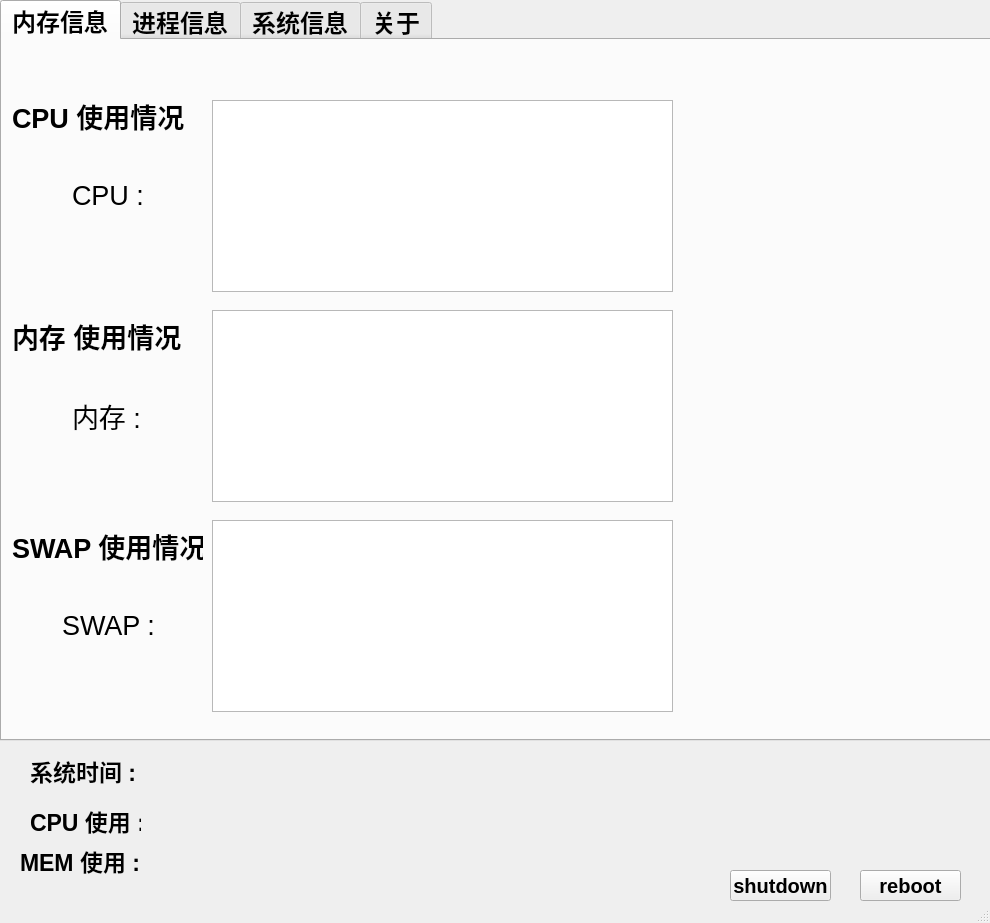
<?xml version="1.0" encoding="UTF-8"?>
<ui version="4.0">
 <class>MainWindow</class>
 <widget class="QMainWindow" name="MainWindow">
  <property name="geometry">
   <rect>
    <x>0</x>
    <y>0</y>
    <width>990</width>
    <height>923</height>
   </rect>
  </property>
  <property name="windowTitle">
   <string>MainWindow</string>
  </property>
  <widget class="QWidget" name="centralwidget">
   <widget class="QTabWidget" name="tabWidget">
    <property name="geometry">
     <rect>
      <x>0</x>
      <y>0</y>
      <width>991</width>
      <height>741</height>
     </rect>
    </property>
    <property name="font">
     <font>
      <pointsize>18</pointsize>
      <weight>75</weight>
      <bold>true</bold>
     </font>
    </property>
    <property name="currentIndex">
     <number>0</number>
    </property>
    <widget class="QWidget" name="tab">
     <attribute name="title">
      <string>内存信息</string>
     </attribute>
     <widget class="QChartView" name="graphicsView">
      <property name="geometry">
       <rect>
        <x>210</x>
        <y>60</y>
        <width>461</width>
        <height>192</height>
       </rect>
      </property>
     </widget>
     <widget class="QLabel" name="label_3">
      <property name="geometry">
       <rect>
        <x>10</x>
        <y>60</y>
        <width>191</width>
        <height>31</height>
       </rect>
      </property>
      <property name="font">
       <font>
        <pointsize>20</pointsize>
        <weight>75</weight>
        <bold>true</bold>
       </font>
      </property>
      <property name="text">
       <string>CPU 使用情况</string>
      </property>
     </widget>
     <widget class="QLabel" name="label_4">
      <property name="geometry">
       <rect>
        <x>70</x>
        <y>140</y>
        <width>81</width>
        <height>31</height>
       </rect>
      </property>
      <property name="font">
       <font>
        <pointsize>20</pointsize>
        <weight>50</weight>
        <bold>false</bold>
       </font>
      </property>
      <property name="text">
       <string>CPU : </string>
      </property>
     </widget>
     <widget class="QLabel" name="label_5">
      <property name="geometry">
       <rect>
        <x>10</x>
        <y>280</y>
        <width>191</width>
        <height>31</height>
       </rect>
      </property>
      <property name="font">
       <font>
        <pointsize>20</pointsize>
        <weight>75</weight>
        <bold>true</bold>
       </font>
      </property>
      <property name="text">
       <string>内存 使用情况</string>
      </property>
     </widget>
     <widget class="QChartView" name="graphicsView_2">
      <property name="geometry">
       <rect>
        <x>210</x>
        <y>270</y>
        <width>461</width>
        <height>192</height>
       </rect>
      </property>
     </widget>
     <widget class="QLabel" name="label_6">
      <property name="geometry">
       <rect>
        <x>70</x>
        <y>360</y>
        <width>81</width>
        <height>31</height>
       </rect>
      </property>
      <property name="font">
       <font>
        <pointsize>20</pointsize>
        <weight>50</weight>
        <bold>false</bold>
       </font>
      </property>
      <property name="text">
       <string>内存 :</string>
      </property>
     </widget>
     <widget class="QLabel" name="label_7">
      <property name="geometry">
       <rect>
        <x>10</x>
        <y>490</y>
        <width>191</width>
        <height>31</height>
       </rect>
      </property>
      <property name="font">
       <font>
        <pointsize>20</pointsize>
        <weight>75</weight>
        <bold>true</bold>
       </font>
      </property>
      <property name="text">
       <string>SWAP 使用情况</string>
      </property>
     </widget>
     <widget class="QChartView" name="graphicsView_3">
      <property name="geometry">
       <rect>
        <x>210</x>
        <y>480</y>
        <width>461</width>
        <height>192</height>
       </rect>
      </property>
     </widget>
     <widget class="QLabel" name="label_8">
      <property name="geometry">
       <rect>
        <x>60</x>
        <y>570</y>
        <width>101</width>
        <height>31</height>
       </rect>
      </property>
      <property name="font">
       <font>
        <pointsize>20</pointsize>
        <weight>50</weight>
        <bold>false</bold>
       </font>
      </property>
      <property name="text">
       <string>SWAP :</string>
      </property>
     </widget>
     <widget class="QLabel" name="label_9">
      <property name="geometry">
       <rect>
        <x>700</x>
        <y>310</y>
        <width>241</width>
        <height>31</height>
       </rect>
      </property>
      <property name="font">
       <font>
        <pointsize>16</pointsize>
        <weight>75</weight>
        <bold>true</bold>
       </font>
      </property>
      <property name="text">
       <string/>
      </property>
     </widget>
     <widget class="QLabel" name="label_10">
      <property name="geometry">
       <rect>
        <x>700</x>
        <y>350</y>
        <width>241</width>
        <height>31</height>
       </rect>
      </property>
      <property name="font">
       <font>
        <pointsize>16</pointsize>
        <weight>75</weight>
        <bold>true</bold>
       </font>
      </property>
      <property name="text">
       <string/>
      </property>
     </widget>
     <widget class="QLabel" name="label_11">
      <property name="geometry">
       <rect>
        <x>700</x>
        <y>390</y>
        <width>241</width>
        <height>51</height>
       </rect>
      </property>
      <property name="font">
       <font>
        <pointsize>19</pointsize>
        <weight>75</weight>
        <bold>true</bold>
       </font>
      </property>
      <property name="text">
       <string/>
      </property>
     </widget>
     <widget class="QLabel" name="label_12">
      <property name="geometry">
       <rect>
        <x>700</x>
        <y>520</y>
        <width>241</width>
        <height>31</height>
       </rect>
      </property>
      <property name="font">
       <font>
        <pointsize>16</pointsize>
        <weight>75</weight>
        <bold>true</bold>
       </font>
      </property>
      <property name="text">
       <string/>
      </property>
     </widget>
     <widget class="QLabel" name="label_13">
      <property name="geometry">
       <rect>
        <x>700</x>
        <y>560</y>
        <width>241</width>
        <height>31</height>
       </rect>
      </property>
      <property name="font">
       <font>
        <pointsize>16</pointsize>
        <weight>75</weight>
        <bold>true</bold>
       </font>
      </property>
      <property name="text">
       <string/>
      </property>
     </widget>
     <widget class="QLabel" name="label_14">
      <property name="geometry">
       <rect>
        <x>700</x>
        <y>600</y>
        <width>241</width>
        <height>51</height>
       </rect>
      </property>
      <property name="font">
       <font>
        <pointsize>19</pointsize>
        <weight>75</weight>
        <bold>true</bold>
       </font>
      </property>
      <property name="text">
       <string/>
      </property>
     </widget>
    </widget>
    <widget class="QWidget" name="tab_2">
     <attribute name="title">
      <string>进程信息</string>
     </attribute>
     <widget class="QListWidget" name="listWidget">
      <property name="geometry">
       <rect>
        <x>0</x>
        <y>0</y>
        <width>751</width>
        <height>611</height>
       </rect>
      </property>
     </widget>
     <widget class="QPushButton" name="pushButton_3">
      <property name="geometry">
       <rect>
        <x>90</x>
        <y>640</y>
        <width>89</width>
        <height>25</height>
       </rect>
      </property>
      <property name="font">
       <font>
        <pointsize>18</pointsize>
        <weight>75</weight>
        <bold>true</bold>
       </font>
      </property>
      <property name="text">
       <string>kill</string>
      </property>
     </widget>
     <widget class="QLabel" name="label_19">
      <property name="geometry">
       <rect>
        <x>770</x>
        <y>170</y>
        <width>81</width>
        <height>31</height>
       </rect>
      </property>
      <property name="text">
       <string>进程数 :</string>
      </property>
     </widget>
     <widget class="QLabel" name="label_20">
      <property name="geometry">
       <rect>
        <x>860</x>
        <y>170</y>
        <width>81</width>
        <height>31</height>
       </rect>
      </property>
      <property name="font">
       <font>
        <pointsize>16</pointsize>
        <weight>50</weight>
        <bold>false</bold>
       </font>
      </property>
      <property name="text">
       <string/>
      </property>
     </widget>
     <widget class="QLabel" name="label_21">
      <property name="geometry">
       <rect>
        <x>770</x>
        <y>210</y>
        <width>81</width>
        <height>31</height>
       </rect>
      </property>
      <property name="text">
       <string>运行数 :</string>
      </property>
     </widget>
     <widget class="QLabel" name="label_22">
      <property name="geometry">
       <rect>
        <x>860</x>
        <y>210</y>
        <width>81</width>
        <height>31</height>
       </rect>
      </property>
      <property name="font">
       <font>
        <pointsize>16</pointsize>
        <weight>50</weight>
        <bold>false</bold>
       </font>
      </property>
      <property name="text">
       <string/>
      </property>
     </widget>
     <widget class="QLabel" name="label_23">
      <property name="geometry">
       <rect>
        <x>770</x>
        <y>250</y>
        <width>81</width>
        <height>31</height>
       </rect>
      </property>
      <property name="text">
       <string>睡眠数 :</string>
      </property>
     </widget>
     <widget class="QLabel" name="label_24">
      <property name="geometry">
       <rect>
        <x>860</x>
        <y>250</y>
        <width>81</width>
        <height>31</height>
       </rect>
      </property>
      <property name="font">
       <font>
        <pointsize>16</pointsize>
        <weight>50</weight>
        <bold>false</bold>
       </font>
      </property>
      <property name="text">
       <string/>
      </property>
     </widget>
     <widget class="QLabel" name="label_25">
      <property name="geometry">
       <rect>
        <x>770</x>
        <y>290</y>
        <width>81</width>
        <height>31</height>
       </rect>
      </property>
      <property name="text">
       <string>僵死数 :</string>
      </property>
     </widget>
     <widget class="QLabel" name="label_26">
      <property name="geometry">
       <rect>
        <x>860</x>
        <y>290</y>
        <width>81</width>
        <height>31</height>
       </rect>
      </property>
      <property name="font">
       <font>
        <pointsize>16</pointsize>
        <weight>50</weight>
        <bold>false</bold>
       </font>
      </property>
      <property name="text">
       <string/>
      </property>
     </widget>
     <widget class="QLineEdit" name="lineEdit">
      <property name="geometry">
       <rect>
        <x>770</x>
        <y>350</y>
        <width>161</width>
        <height>61</height>
       </rect>
      </property>
     </widget>
     <widget class="QPushButton" name="pushButton_4">
      <property name="geometry">
       <rect>
        <x>800</x>
        <y>420</y>
        <width>111</width>
        <height>25</height>
       </rect>
      </property>
      <property name="font">
       <font>
        <pointsize>16</pointsize>
        <weight>75</weight>
        <bold>true</bold>
       </font>
      </property>
      <property name="text">
       <string>RUN</string>
      </property>
     </widget>
    </widget>
    <widget class="QWidget" name="tab_3">
     <attribute name="title">
      <string>系统信息</string>
     </attribute>
     <widget class="QLabel" name="label_27">
      <property name="geometry">
       <rect>
        <x>30</x>
        <y>20</y>
        <width>131</width>
        <height>41</height>
       </rect>
      </property>
      <property name="text">
       <string>计算机信息</string>
      </property>
     </widget>
     <widget class="QLabel" name="label_28">
      <property name="geometry">
       <rect>
        <x>70</x>
        <y>120</y>
        <width>131</width>
        <height>41</height>
       </rect>
      </property>
      <property name="font">
       <font>
        <pointsize>17</pointsize>
        <weight>50</weight>
        <bold>false</bold>
       </font>
      </property>
      <property name="text">
       <string>CPU名称 :</string>
      </property>
     </widget>
     <widget class="QLabel" name="label_29">
      <property name="geometry">
       <rect>
        <x>70</x>
        <y>160</y>
        <width>131</width>
        <height>41</height>
       </rect>
      </property>
      <property name="font">
       <font>
        <pointsize>17</pointsize>
        <weight>50</weight>
        <bold>false</bold>
       </font>
      </property>
      <property name="text">
       <string>CPU类型 :</string>
      </property>
     </widget>
     <widget class="QLabel" name="label_30">
      <property name="geometry">
       <rect>
        <x>70</x>
        <y>200</y>
        <width>131</width>
        <height>41</height>
       </rect>
      </property>
      <property name="font">
       <font>
        <pointsize>17</pointsize>
        <weight>50</weight>
        <bold>false</bold>
       </font>
      </property>
      <property name="text">
       <string>CPU频率 :</string>
      </property>
     </widget>
     <widget class="QLabel" name="label_31">
      <property name="geometry">
       <rect>
        <x>70</x>
        <y>240</y>
        <width>131</width>
        <height>41</height>
       </rect>
      </property>
      <property name="font">
       <font>
        <pointsize>17</pointsize>
        <weight>50</weight>
        <bold>false</bold>
       </font>
      </property>
      <property name="text">
       <string>CPU大小 :</string>
      </property>
     </widget>
     <widget class="QLabel" name="label_32">
      <property name="geometry">
       <rect>
        <x>190</x>
        <y>130</y>
        <width>571</width>
        <height>41</height>
       </rect>
      </property>
      <property name="font">
       <font>
        <pointsize>16</pointsize>
        <weight>50</weight>
        <bold>false</bold>
       </font>
      </property>
      <property name="text">
       <string/>
      </property>
     </widget>
     <widget class="QLabel" name="label_33">
      <property name="geometry">
       <rect>
        <x>190</x>
        <y>170</y>
        <width>321</width>
        <height>41</height>
       </rect>
      </property>
      <property name="font">
       <font>
        <pointsize>16</pointsize>
        <weight>50</weight>
        <bold>false</bold>
       </font>
      </property>
      <property name="text">
       <string/>
      </property>
     </widget>
     <widget class="QLabel" name="label_34">
      <property name="geometry">
       <rect>
        <x>190</x>
        <y>200</y>
        <width>321</width>
        <height>41</height>
       </rect>
      </property>
      <property name="font">
       <font>
        <pointsize>16</pointsize>
        <weight>50</weight>
        <bold>false</bold>
       </font>
      </property>
      <property name="text">
       <string/>
      </property>
     </widget>
     <widget class="QLabel" name="label_35">
      <property name="geometry">
       <rect>
        <x>190</x>
        <y>240</y>
        <width>321</width>
        <height>41</height>
       </rect>
      </property>
      <property name="font">
       <font>
        <pointsize>16</pointsize>
        <weight>50</weight>
        <bold>false</bold>
       </font>
      </property>
      <property name="text">
       <string/>
      </property>
     </widget>
     <widget class="QLabel" name="label_36">
      <property name="geometry">
       <rect>
        <x>70</x>
        <y>80</y>
        <width>131</width>
        <height>41</height>
       </rect>
      </property>
      <property name="font">
       <font>
        <pointsize>17</pointsize>
        <weight>50</weight>
        <bold>false</bold>
       </font>
      </property>
      <property name="text">
       <string>主机名称 :</string>
      </property>
     </widget>
     <widget class="QLabel" name="label_37">
      <property name="geometry">
       <rect>
        <x>190</x>
        <y>90</y>
        <width>321</width>
        <height>41</height>
       </rect>
      </property>
      <property name="font">
       <font>
        <pointsize>16</pointsize>
        <weight>50</weight>
        <bold>false</bold>
       </font>
      </property>
      <property name="text">
       <string/>
      </property>
     </widget>
     <widget class="QLabel" name="label_38">
      <property name="geometry">
       <rect>
        <x>10</x>
        <y>290</y>
        <width>161</width>
        <height>41</height>
       </rect>
      </property>
      <property name="text">
       <string>操作系统信息</string>
      </property>
     </widget>
     <widget class="QLabel" name="label_39">
      <property name="geometry">
       <rect>
        <x>70</x>
        <y>340</y>
        <width>131</width>
        <height>41</height>
       </rect>
      </property>
      <property name="font">
       <font>
        <pointsize>17</pointsize>
        <weight>50</weight>
        <bold>false</bold>
       </font>
      </property>
      <property name="text">
       <string>系统类型:</string>
      </property>
     </widget>
     <widget class="QLabel" name="label_40">
      <property name="geometry">
       <rect>
        <x>190</x>
        <y>350</y>
        <width>321</width>
        <height>41</height>
       </rect>
      </property>
      <property name="font">
       <font>
        <pointsize>16</pointsize>
        <weight>50</weight>
        <bold>false</bold>
       </font>
      </property>
      <property name="text">
       <string/>
      </property>
     </widget>
     <widget class="QLabel" name="label_41">
      <property name="geometry">
       <rect>
        <x>70</x>
        <y>390</y>
        <width>131</width>
        <height>41</height>
       </rect>
      </property>
      <property name="font">
       <font>
        <pointsize>17</pointsize>
        <weight>50</weight>
        <bold>false</bold>
       </font>
      </property>
      <property name="text">
       <string>系统版本:</string>
      </property>
     </widget>
     <widget class="QLabel" name="label_42">
      <property name="geometry">
       <rect>
        <x>190</x>
        <y>410</y>
        <width>321</width>
        <height>41</height>
       </rect>
      </property>
      <property name="font">
       <font>
        <pointsize>16</pointsize>
        <weight>50</weight>
        <bold>false</bold>
       </font>
      </property>
      <property name="text">
       <string/>
      </property>
     </widget>
     <widget class="QLabel" name="label_43">
      <property name="geometry">
       <rect>
        <x>10</x>
        <y>450</y>
        <width>161</width>
        <height>41</height>
       </rect>
      </property>
      <property name="text">
       <string>系统相关时间</string>
      </property>
     </widget>
     <widget class="QLabel" name="label_46">
      <property name="geometry">
       <rect>
        <x>70</x>
        <y>520</y>
        <width>131</width>
        <height>41</height>
       </rect>
      </property>
      <property name="font">
       <font>
        <pointsize>17</pointsize>
        <weight>50</weight>
        <bold>false</bold>
       </font>
      </property>
      <property name="text">
       <string>运行时间:</string>
      </property>
     </widget>
     <widget class="QLabel" name="label_47">
      <property name="geometry">
       <rect>
        <x>190</x>
        <y>520</y>
        <width>321</width>
        <height>41</height>
       </rect>
      </property>
      <property name="font">
       <font>
        <pointsize>16</pointsize>
        <weight>50</weight>
        <bold>false</bold>
       </font>
      </property>
      <property name="text">
       <string/>
      </property>
     </widget>
    </widget>
    <widget class="QWidget" name="tab_4">
     <attribute name="title">
      <string>关于</string>
     </attribute>
     <widget class="QLabel" name="label_44">
      <property name="geometry">
       <rect>
        <x>100</x>
        <y>90</y>
        <width>131</width>
        <height>51</height>
       </rect>
      </property>
      <property name="text">
       <string>应用名称 :</string>
      </property>
     </widget>
     <widget class="QLabel" name="label_45">
      <property name="geometry">
       <rect>
        <x>230</x>
        <y>90</y>
        <width>161</width>
        <height>51</height>
       </rect>
      </property>
      <property name="font">
       <font>
        <pointsize>16</pointsize>
        <weight>50</weight>
        <bold>false</bold>
       </font>
      </property>
      <property name="text">
       <string>Monitor</string>
      </property>
     </widget>
     <widget class="QLabel" name="label_48">
      <property name="geometry">
       <rect>
        <x>150</x>
        <y>140</y>
        <width>71</width>
        <height>51</height>
       </rect>
      </property>
      <property name="text">
       <string> 作者:</string>
      </property>
     </widget>
     <widget class="QLabel" name="label_49">
      <property name="geometry">
       <rect>
        <x>230</x>
        <y>140</y>
        <width>161</width>
        <height>51</height>
       </rect>
      </property>
      <property name="font">
       <font>
        <pointsize>16</pointsize>
        <weight>50</weight>
        <bold>false</bold>
       </font>
      </property>
      <property name="text">
       <string>FZJ</string>
      </property>
     </widget>
     <widget class="QLabel" name="label_50">
      <property name="geometry">
       <rect>
        <x>150</x>
        <y>190</y>
        <width>71</width>
        <height>51</height>
       </rect>
      </property>
      <property name="text">
       <string> 时间:</string>
      </property>
     </widget>
     <widget class="QLabel" name="label_51">
      <property name="geometry">
       <rect>
        <x>230</x>
        <y>190</y>
        <width>161</width>
        <height>51</height>
       </rect>
      </property>
      <property name="font">
       <font>
        <pointsize>16</pointsize>
        <weight>50</weight>
        <bold>false</bold>
       </font>
      </property>
      <property name="text">
       <string>2022.3.13</string>
      </property>
     </widget>

    </widget>
   </widget>
   <widget class="QPushButton" name="pushButton">
    <property name="geometry">
     <rect>
      <x>730</x>
      <y>870</y>
      <width>101</width>
      <height>31</height>
     </rect>
    </property>
    <property name="font">
     <font>
      <pointsize>15</pointsize>
      <weight>75</weight>
      <italic>false</italic>
      <bold>true</bold>
     </font>
    </property>
    <property name="text">
     <string>shutdown</string>
    </property>
   </widget>
   <widget class="QPushButton" name="pushButton_2">
    <property name="geometry">
     <rect>
      <x>860</x>
      <y>870</y>
      <width>101</width>
      <height>31</height>
     </rect>
    </property>
    <property name="font">
     <font>
      <pointsize>15</pointsize>
      <weight>75</weight>
      <bold>true</bold>
     </font>
    </property>
    <property name="text">
     <string>reboot</string>
    </property>
   </widget>
   <widget class="QLabel" name="label">
    <property name="geometry">
     <rect>
      <x>30</x>
      <y>750</y>
      <width>111</width>
      <height>41</height>
     </rect>
    </property>
    <property name="font">
     <font>
      <pointsize>17</pointsize>
      <weight>75</weight>
      <bold>true</bold>
     </font>
    </property>
    <property name="text">
     <string>系统时间 :</string>
    </property>
   </widget>
   <widget class="QLabel" name="label_2">
    <property name="geometry">
     <rect>
      <x>150</x>
      <y>750</y>
      <width>371</width>
      <height>41</height>
     </rect>
    </property>
    <property name="font">
     <font>
      <pointsize>17</pointsize>
     </font>
    </property>
    <property name="text">
     <string/>
    </property>
   </widget>
   <widget class="QLabel" name="label_15">
    <property name="geometry">
     <rect>
      <x>30</x>
      <y>800</y>
      <width>111</width>
      <height>41</height>
     </rect>
    </property>
    <property name="font">
     <font>
      <pointsize>17</pointsize>
      <weight>75</weight>
      <bold>true</bold>
     </font>
    </property>
    <property name="text">
     <string>CPU 使用 :</string>
    </property>
   </widget>
   <widget class="QLabel" name="label_16">
    <property name="geometry">
     <rect>
      <x>150</x>
      <y>800</y>
      <width>371</width>
      <height>41</height>
     </rect>
    </property>
    <property name="font">
     <font>
      <pointsize>17</pointsize>
     </font>
    </property>
    <property name="text">
     <string/>
    </property>
   </widget>
   <widget class="QLabel" name="label_17">
    <property name="geometry">
     <rect>
      <x>20</x>
      <y>840</y>
      <width>121</width>
      <height>41</height>
     </rect>
    </property>
    <property name="font">
     <font>
      <pointsize>17</pointsize>
      <weight>75</weight>
      <bold>true</bold>
     </font>
    </property>
    <property name="text">
     <string>MEM 使用 :</string>
    </property>
   </widget>
   <widget class="QLabel" name="label_18">
    <property name="geometry">
     <rect>
      <x>150</x>
      <y>840</y>
      <width>371</width>
      <height>41</height>
     </rect>
    </property>
    <property name="font">
     <font>
      <pointsize>17</pointsize>
     </font>
    </property>
    <property name="text">
     <string/>
    </property>
   </widget>
  </widget>
  <widget class="QStatusBar" name="statusbar"/>
 </widget>
 <customwidgets>
  <customwidget>
   <class>QChartView</class>
   <extends>QGraphicsView</extends>
   <header>qchartview.h</header>
  </customwidget>
 </customwidgets>
 <resources/>
 <connections/>
</ui>
